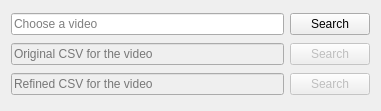
       <widget class="QWidget" name="gridLayoutWidget_2">
        <property name="geometry">
         <rect>
          <x>9</x>
          <y>39</y>
          <width>381</width>
          <height>111</height>
         </rect>
        </property>
        <layout class="QGridLayout" name="mode_selection_layout">
         <item row="1" column="0">
          <widget class="QLineEdit" name="extract_csv_original_browser">
           <property name="enabled">
            <bool>false</bool>
           </property>
           <property name="readOnly">
            <bool>true</bool>
           </property>
           <property name="placeholderText">
            <string>Original CSV for the video </string>
           </property>
          </widget>
         </item>
         <item row="1" column="1">
          <widget class="QPushButton" name="extract_search_original_bnt">
           <property name="enabled">
            <bool>false</bool>
           </property>
           <property name="text">
            <string>Search</string>
           </property>
          </widget>
         </item>
         <item row="0" column="0">
          <widget class="QLineEdit" name="extract_video_browser">
           <property name="readOnly">
            <bool>true</bool>
           </property>
           <property name="placeholderText">
            <string>Choose a video </string>
           </property>
          </widget>
         </item>
         <item row="0" column="1">
          <widget class="QPushButton" name="extract_search_video_bnt">
           <property name="text">
            <string>Search</string>
           </property>
          </widget>
         </item>
         <item row="2" column="0">
          <widget class="QLineEdit" name="extract_csv_refined_browser">
           <property name="enabled">
            <bool>false</bool>
           </property>
           <property name="readOnly">
            <bool>true</bool>
           </property>
           <property name="placeholderText">
            <string>Refined CSV for the video </string>
           </property>
          </widget>
         </item>
         <item row="2" column="1">
          <widget class="QPushButton" name="extract_search_refined_bnt">
           <property name="enabled">
            <bool>false</bool>
           </property>
           <property name="text">
            <string>Search</string>
           </property>
          </widget>
         </item>
        </layout>
       </widget>
